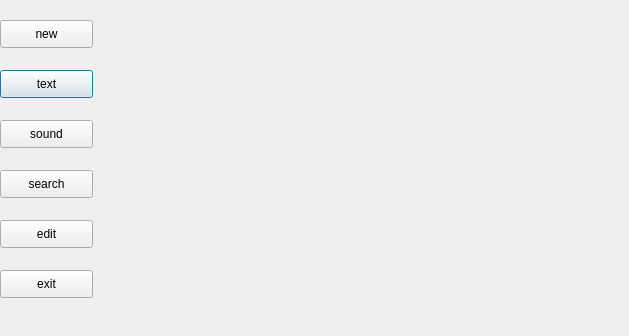
<?xml version="1.0" encoding="UTF-8"?>
<ui version="4.0">
 <class>Dialog</class>
 <widget class="QDialog" name="Dialog">
  <property name="geometry">
   <rect>
    <x>0</x>
    <y>0</y>
    <width>629</width>
    <height>336</height>
   </rect>
  </property>
  <property name="windowTitle">
   <string>Dialog</string>
  </property>
  <widget class="QPushButton" name="pushButton">
   <property name="geometry">
    <rect>
     <x>0</x>
     <y>70</y>
     <width>93</width>
     <height>28</height>
    </rect>
   </property>
   <property name="text">
    <string>text</string>
   </property>
  </widget>
  <widget class="QPushButton" name="pushButton_2">
   <property name="geometry">
    <rect>
     <x>0</x>
     <y>20</y>
     <width>93</width>
     <height>28</height>
    </rect>
   </property>
   <property name="text">
    <string>new</string>
   </property>
  </widget>
  <widget class="QPushButton" name="pushButton_3">
   <property name="geometry">
    <rect>
     <x>0</x>
     <y>120</y>
     <width>93</width>
     <height>28</height>
    </rect>
   </property>
   <property name="text">
    <string>sound</string>
   </property>
  </widget>
  <widget class="QPushButton" name="pushButton_4">
   <property name="geometry">
    <rect>
     <x>0</x>
     <y>170</y>
     <width>93</width>
     <height>28</height>
    </rect>
   </property>
   <property name="text">
    <string>search</string>
   </property>
  </widget>
  <widget class="QPushButton" name="pushButton_5">
   <property name="geometry">
    <rect>
     <x>0</x>
     <y>220</y>
     <width>93</width>
     <height>28</height>
    </rect>
   </property>
   <property name="text">
    <string>edit</string>
   </property>
  </widget>
  <widget class="QPushButton" name="pushButton_6">
   <property name="geometry">
    <rect>
     <x>0</x>
     <y>270</y>
     <width>93</width>
     <height>28</height>
    </rect>
   </property>
   <property name="text">
    <string>exit</string>
   </property>
  </widget>
  <widget class="QLabel" name="photo">
   <property name="geometry">
    <rect>
     <x>120</x>
     <y>20</y>
     <width>491</width>
     <height>301</height>
    </rect>
   </property>
   <property name="text">
    <string/>
   </property>
   <property name="pixmap">
    <pixmap>snip1.png</pixmap>
   </property>
   <property name="scaledContents">
    <bool>true</bool>
   </property>
  </widget>
 </widget>
 <resources/>
 <connections/>
</ui>
